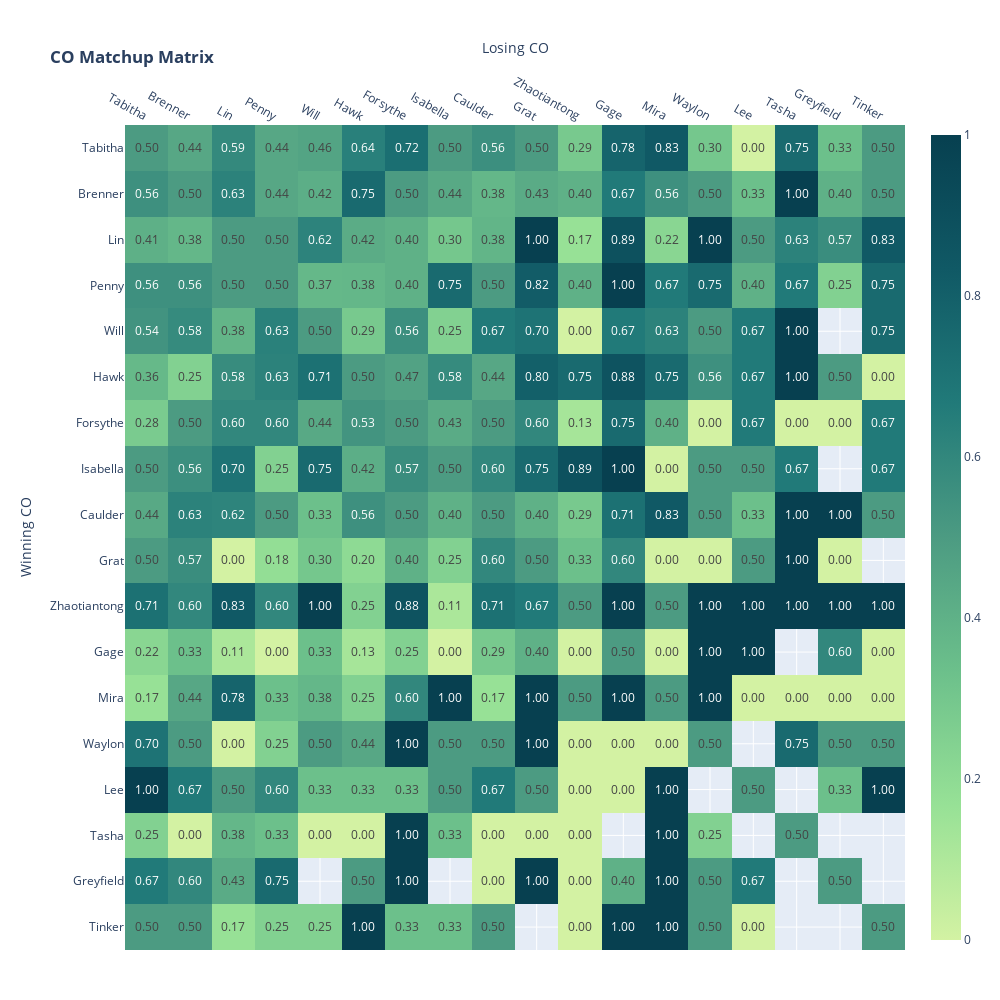

Notebook code cell kept with this figure:
### Code cell
fig = go.Figure(
    go.Heatmap(
    z= co_matchup_matrix['matchupWinRate'].to_numpy(),
    x= co_matchup_matrix['matchupWinRate'].columns,
    y= co_matchup_matrix['matchupWinRate'].index,
    customdata= co_matchup_matrix['matchupTotal'].to_numpy(),
    colorscale= 'emrld',
    texttemplate= "%{z:.2f}",
    hovertemplate= (
        "matchupWinRate: %{z:.2f}<br>"
        "matchupTotal: %{customdata}"
        "<extra></extra>")
    )
)

fig.update_xaxes(
    title= "Losing CO",
    side= 'top',
)
fig.update_yaxes(
    title= "Winning CO",
    autorange= 'reversed',
)
fig.update_layout(
    title= ("<b>CO Matchup Matrix</b></i>"),
    height= 1000,
    width= 1000,
    margin=dict(l=125, r=50, t=125, b=50),
)

fig.show()

### Figure 1 — Plotly figure (JSON) as saved in the notebook; plotly's stock layout.template omitted (floating-point values rounded to 4 significant figures; data arrays with more than 128 entries replaced by an {"elided": "..."} marker saying what was removed)
{"data": [{"colorscale": [[0, "rgb(211, 242, 163)"], [0.1667, "rgb(151, 225, 150)"], [0.3333, "rgb(108, 192, 139)"], [0.5, "rgb(76, 155, 130)"], [0.6667, "rgb(33, 122, 121)"], [0.8333, "rgb(16, 89, 101)"], [1, "rgb(7, 64, 80)"]], "customdata": {"elided": "18x18 int values"}, "hovertemplate": "matchupWinRate: %{z:.2f}<br>matchupTotal: %{customdata}<extra></extra>", "texttemplate": "%{z:.2f}", "type": "heatmap", "x": ["Tabitha", "Brenner", "Lin", "Penny", "Will", "Hawk", "Forsythe", "Isabella", "Caulder", "Grat", "Zhaotiantong", "Gage", "Mira", "Waylon", "Lee", "Tasha", "Greyfield", "Tinker"], "y": ["Tabitha", "Brenner", "Lin", "Penny", "Will", "Hawk", "Forsythe", "Isabella", "Caulder", "Grat", "Zhaotiantong", "Gage", "Mira", "Waylon", "Lee", "Tasha", "Greyfield", "Tinker"], "z": {"elided": "18x18 float values"}}], "layout": {"height": 1000, "margin": {"b": 50, "l": 125, "r": 50, "t": 125}, "title": {"text": "<b>CO Matchup Matrix</b></i>"}, "width": 1000, "xaxis": {"side": "top", "title": {"text": "Losing CO"}}, "yaxis": {"autorange": "reversed", "title": {"text": "Winning CO"}}}}
